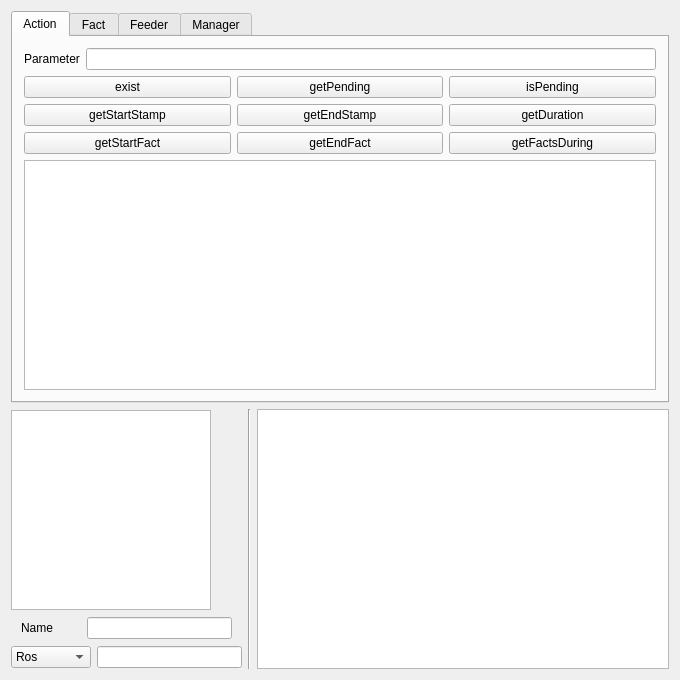
<?xml version="1.0" encoding="UTF-8"?>
<ui version="4.0">
 <class>mementarGUI</class>
 <widget class="QMainWindow" name="mementarGUI">
  <property name="geometry">
   <rect>
    <x>0</x>
    <y>0</y>
    <width>680</width>
    <height>680</height>
   </rect>
  </property>
  <property name="windowTitle">
   <string>mementarGUI</string>
  </property>
  <widget class="QWidget" name="centralWidget">
   <layout class="QVBoxLayout" name="verticalLayout_2">

    <!-- BEGIN TABS -->
    <item>
     <widget class="QTabWidget" name="static_tab_widget">
      <property name="currentIndex">
       <number>0</number>
      </property>

      <!-- BEGIN OF ACTION TAB -->
      <widget class="QWidget" name="ActionTab">
       <attribute name="title">
        <string>Action</string>
       </attribute>
       <layout class="QVBoxLayout" name="action_tab_layout">

        <item>
         <layout class="QHBoxLayout" name="action_parameter_layout">
          <item>
           <widget class="QLabel" name="action_parameter_label">
            <property name="text">
             <string>Parameter</string>
            </property>
           </widget>
          </item>
          <item>
           <widget class="QLineEditExtended" name="action_parameter_editline">
             <property name="whatsThis">
               <string>&lt;html&gt;&lt;head/&gt;&lt;body&gt;&lt;p&gt; Enter your parameters here.&lt;/p&gt;&lt;/body&gt;&lt;/html&gt;</string>
             </property>
           </widget>
          </item>
         </layout>
        </item>

        <item>
         <layout class="QHBoxLayout" name="action_functions_layer1_layout">
          <item>
           <widget class="QPushButtonExtended" name="action_exist_button">
            <property name="cursor">
             <cursorShape>PointingHandCursor</cursorShape>
            </property>
            <property name="whatsThis">
             <string>&lt;html&gt;&lt;head/&gt;&lt;body&gt;&lt;p&gt;&lt;span style=&quot; font-weight:600; font-style:italic;&quot;&gt;exist&lt;/span&gt; allows you to test whether the action provided in parameter exists in this timeline&lt;/p&gt;&lt;/body&gt;&lt;/html&gt;</string>
            </property>
            <property name="text">
             <string>exist</string>
            </property>
           </widget>
          </item>
          <item>
           <widget class="QPushButtonExtended" name="action_getPending_button">
            <property name="cursor">
             <cursorShape>PointingHandCursor</cursorShape>
            </property>
            <property name="whatsThis">
             <string>&lt;html&gt;&lt;head/&gt;&lt;body&gt;&lt;p&gt;&lt;span style=&quot; font-weight:600; font-style:italic;&quot;&gt;getPending&lt;/span&gt; will give you all the pending actions (i.e. started but not yet finished)&lt;/p&gt;&lt;/body&gt;&lt;/html&gt;</string>
            </property>
            <property name="text">
             <string>getPending</string>
            </property>
           </widget>
          </item>
          <item>
           <widget class="QPushButtonExtended" name="action_isPending_button">
            <property name="cursor">
             <cursorShape>PointingHandCursor</cursorShape>
            </property>
            <property name="whatsThis">
             <string>&lt;html&gt;&lt;head/&gt;&lt;body&gt;&lt;p&gt;&lt;span style=&quot; font-weight:600; font-style:italic;&quot;&gt;isPending&lt;/span&gt; allows you to test whether the action provided in parameter is pending (i.e. started but not yet finished)&lt;/p&gt;&lt;/body&gt;&lt;/html&gt;</string>
            </property>
            <property name="text">
             <string>isPending</string>
            </property>
           </widget>
          </item>
         </layout>
        </item>

        <item>
         <layout class="QHBoxLayout" name="action_functions_layer2_layout">
          <item>
           <widget class="QPushButtonExtended" name="action_getStartStamp_button">
            <property name="cursor">
             <cursorShape>PointingHandCursor</cursorShape>
            </property>
            <property name="whatsThis">
             <string>&lt;html&gt;&lt;head/&gt;&lt;body&gt;&lt;p&gt;&lt;span style=&quot; font-weight:600; font-style:italic;&quot;&gt;getStartStamp&lt;/span&gt; returns the timestamp of the start of the action provided in parameter&lt;/p&gt;&lt;/body&gt;&lt;/html&gt;</string>
            </property>
            <property name="text">
             <string>getStartStamp</string>
            </property>
           </widget>
          </item>
          <item>
           <widget class="QPushButtonExtended" name="action_getEndStamp_button">
            <property name="cursor">
             <cursorShape>PointingHandCursor</cursorShape>
            </property>
            <property name="whatsThis">
             <string>&lt;html&gt;&lt;head/&gt;&lt;body&gt;&lt;p&gt;&lt;span style=&quot; font-weight:600; font-style:italic;&quot;&gt;getEndStamp&lt;/span&gt; returns the timestamp of the end of the action provided in parameter&lt;/p&gt;&lt;/body&gt;&lt;/html&gt;</string>
            </property>
            <property name="text">
             <string>getEndStamp</string>
            </property>
           </widget>
          </item>
          <item>
           <widget class="QPushButtonExtended" name="action_getDuration_button">
            <property name="cursor">
             <cursorShape>PointingHandCursor</cursorShape>
            </property>
            <property name="whatsThis">
             <string>&lt;html&gt;&lt;head/&gt;&lt;body&gt;&lt;p&gt;&lt;span style=&quot; font-weight:600; font-style:italic;&quot;&gt;getDuration&lt;/span&gt; returns the duraction of the action provided in parameter&lt;/p&gt;&lt;/body&gt;&lt;/html&gt;</string>
            </property>
            <property name="text">
             <string>getDuration</string>
            </property>
           </widget>
          </item>
         </layout>
        </item>

        <item>
         <layout class="QHBoxLayout" name="action_functions_layer3_layout">
          <item>
           <widget class="QPushButtonExtended" name="action_getStartFact_button">
            <property name="cursor">
             <cursorShape>PointingHandCursor</cursorShape>
            </property>
            <property name="whatsThis">
             <string>&lt;html&gt;&lt;head/&gt;&lt;body&gt;&lt;p&gt;&lt;span style=&quot; font-weight:600; font-style:italic;&quot;&gt;getStartFact&lt;/span&gt; returns the identifier of the fact representing the start of the action provided as a parameter&lt;/p&gt;&lt;/body&gt;&lt;/html&gt;</string>
            </property>
            <property name="text">
             <string>getStartFact</string>
            </property>
           </widget>
          </item>
          <item>
           <widget class="QPushButtonExtended" name="action_getEndFact_button">
            <property name="cursor">
             <cursorShape>PointingHandCursor</cursorShape>
            </property>
            <property name="whatsThis">
             <string>&lt;html&gt;&lt;head/&gt;&lt;body&gt;&lt;p&gt;&lt;span style=&quot; font-weight:600; font-style:italic;&quot;&gt;getEndFact&lt;/span&gt; returns the identifier of the fact representing the end of the action provided as a parameter&lt;/p&gt;&lt;/body&gt;&lt;/html&gt;</string>
            </property>
            <property name="text">
             <string>getEndFact</string>
            </property>
           </widget>
          </item>
          <item>
           <widget class="QPushButtonExtended" name="action_getFactsDuring_button">
            <property name="cursor">
             <cursorShape>PointingHandCursor</cursorShape>
            </property>
            <property name="whatsThis">
             <string>&lt;html&gt;&lt;head/&gt;&lt;body&gt;&lt;p&gt;&lt;span style=&quot; font-weight:600; font-style:italic;&quot;&gt;getFactsDuring&lt;/span&gt; returns the identifiers of all the facts that took place during the execution of the action provided in parameter&lt;/p&gt;&lt;/body&gt;&lt;/html&gt;</string>
            </property>
            <property name="text">
             <string>getFactsDuring</string>
            </property>
           </widget>
          </item>
         </layout>
        </item>

        <item>
         <widget class="QTextEdit" name="action_description_textedit">
          <property name="verticalScrollBarPolicy">
           <enum>Qt::ScrollBarAlwaysOff</enum>
          </property>
          <property name="horizontalScrollBarPolicy">
           <enum>Qt::ScrollBarAlwaysOff</enum>
          </property>
          <property name="readOnly">
           <bool>true</bool>
          </property>
          <property name="textInteractionFlags">
           <set>Qt::NoTextInteraction</set>
          </property>
         </widget>
        </item>

       </layout>
      </widget>
      <!-- END OF ACTION TAB -->

      <!-- BEGIN OF FACT TAB -->
      <widget class="QWidget" name="FactTab">
       <attribute name="title">
        <string>Fact</string>
       </attribute>
       <layout class="QVBoxLayout" name="fact_tab_layout">

        <item>
         <layout class="QHBoxLayout" name="fact_parameter_layout">
          <item>
           <widget class="QLabel" name="fact_parameter_label">
            <property name="text">
             <string>Parameter</string>
            </property>
           </widget>
          </item>
          <item>
           <widget class="QLineEditExtended" name="fact_parameter_editline">
             <property name="whatsThis">
               <string>&lt;html&gt;&lt;head/&gt;&lt;body&gt;&lt;p&gt; Enter your parameters here.&lt;/p&gt;&lt;/body&gt;&lt;/html&gt;</string>
             </property>
           </widget>
          </item>
         </layout>
        </item>

        <item>
         <layout class="QHBoxLayout" name="fact_functions_layer1_layout">
          <item>
           <widget class="QPushButtonExtended" name="fact_exist_button">
            <property name="cursor">
             <cursorShape>PointingHandCursor</cursorShape>
            </property>
            <property name="whatsThis">
             <string>&lt;html&gt;&lt;head/&gt;&lt;body&gt;&lt;p&gt;&lt;span style=&quot; font-weight:600; font-style:italic;&quot;&gt;exist&lt;/span&gt; allows you to test whether the fact (fact id) provided in parameter exists in this timeline&lt;/p&gt;&lt;/body&gt;&lt;/html&gt;</string>
            </property>
            <property name="text">
             <string>exist</string>
            </property>
           </widget>
          </item>
          <item>
           <widget class="QPushButtonExtended" name="fact_getData_button">
            <property name="cursor">
             <cursorShape>PointingHandCursor</cursorShape>
            </property>
            <property name="whatsThis">
             <string>&lt;html&gt;&lt;head/&gt;&lt;body&gt;&lt;p&gt;&lt;span style=&quot; font-weight:600; font-style:italic;&quot;&gt;getData&lt;/span&gt; returns the fact as a triplet for the fact (fact id) provided in parameter&lt;/p&gt;&lt;/body&gt;&lt;/html&gt;</string>
            </property>
            <property name="text">
             <string>getData</string>
            </property>
           </widget>
          </item>
          <item>
           <widget class="QPushButtonExtended" name="fact_getStamp_button">
            <property name="cursor">
             <cursorShape>PointingHandCursor</cursorShape>
            </property>
            <property name="whatsThis">
             <string>&lt;html&gt;&lt;head/&gt;&lt;body&gt;&lt;p&gt;&lt;span style=&quot; font-weight:600; font-style:italic;&quot;&gt;getStamp&lt;/span&gt; returns the timestamp for the fact (fact id) provided in parameter&lt;/p&gt;&lt;/body&gt;&lt;/html&gt;</string>
            </property>
            <property name="text">
             <string>getStamp</string>
            </property>
           </widget>
          </item>
         </layout>
        </item>

        <item>
         <layout class="QHBoxLayout" name="fact_functions_layer2_layout">
          <item>
           <widget class="QPushButtonExtended" name="fact_isActionPart_button">
            <property name="cursor">
             <cursorShape>PointingHandCursor</cursorShape>
            </property>
            <property name="whatsThis">
             <string>&lt;html&gt;&lt;head/&gt;&lt;body&gt;&lt;p&gt;&lt;span style=&quot; font-weight:600; font-style:italic;&quot;&gt;isActionPart&lt;/span&gt; allows you to test whether the fact (fact id) provided in parameter is part of an action.&lt;/p&gt;&lt;/body&gt;&lt;/html&gt;</string>
            </property>
            <property name="text">
             <string>isActionPart</string>
            </property>
           </widget>
          </item>
          <item>
           <widget class="QPushButtonExtended" name="fact_getActionPart_button">
            <property name="cursor">
             <cursorShape>PointingHandCursor</cursorShape>
            </property>
            <property name="whatsThis">
             <string>&lt;html&gt;&lt;head/&gt;&lt;body&gt;&lt;p&gt;&lt;span style=&quot; font-weight:600; font-style:italic;&quot;&gt;getActionPart&lt;/span&gt; returns the action to which the fact (fact id) provided in parameter refers&lt;/p&gt;&lt;/body&gt;&lt;/html&gt;</string>
            </property>
            <property name="text">
             <string>getActionPart</string>
            </property>
           </widget>
          </item>
         </layout>
        </item>

        <item>
         <widget class="QTextEdit" name="fact_description_textedit">
          <property name="verticalScrollBarPolicy">
           <enum>Qt::ScrollBarAlwaysOff</enum>
          </property>
          <property name="horizontalScrollBarPolicy">
           <enum>Qt::ScrollBarAlwaysOff</enum>
          </property>
          <property name="readOnly">
           <bool>true</bool>
          </property>
          <property name="textInteractionFlags">
           <set>Qt::NoTextInteraction</set>
          </property>
         </widget>
        </item>

       </layout>
      </widget>
      <!-- END OF FACT TAB -->

      <!-- BEGIN OF FEEDER TAB -->
      <widget class="QWidget" name="FeederTab">
       <attribute name="title">
        <string>Feeder</string>
       </attribute>
       <layout class="QHBoxLayout" name="feeder_tab_layout">
        <item>
         <layout class="QVBoxLayout" name="feeder_left_part_layout">
           <item>
             <layout class="QHBoxLayout" name="horizontalLayout_feeder_subject">

               <item >
                <widget class="QLabel" name="label_feeder_subject">
                  <property name="minimumSize">
                   <size>
                    <width>130</width>
                    <height>30</height>
                   </size>
                  </property>
                  <property name="maximumSize">
                   <size>
                    <width>130</width>
                    <height>30</height>
                   </size>
                  </property>
                 <property name="sizePolicy">
                  <sizepolicy hsizetype="Preferred" vsizetype="Preferred">
                   <horstretch>0</horstretch>
                   <verstretch>0</verstretch>
                  </sizepolicy>
                 </property>
                 <property name="text">
                  <string>Subject / Action : </string>
                 </property>
                </widget>
               </item>

               <item>
                <widget class="QLineEdit" name="feeder_subject_editline">
                 </widget>
               </item>

             </layout>
           </item>

           <item>
             <layout class="QHBoxLayout" name="horizontalLayout_feeder_property">

               <item >
                <widget class="QLabel" name="label_feeder_property">
                  <property name="minimumSize">
                   <size>
                    <width>130</width>
                    <height>30</height>
                   </size>
                  </property>
                  <property name="maximumSize">
                   <size>
                    <width>130</width>
                    <height>30</height>
                   </size>
                  </property>
                 <property name="sizePolicy">
                  <sizepolicy hsizetype="Preferred" vsizetype="Preferred">
                   <horstretch>0</horstretch>
                   <verstretch>0</verstretch>
                  </sizepolicy>
                 </property>
                 <property name="text">
                  <string>Property : </string>
                 </property>
                </widget>
               </item>

               <item>
                <widget class="QLineEdit" name="feeder_property_editline">
                 </widget>
               </item>

             </layout>
           </item>

           <item>
             <layout class="QHBoxLayout" name="horizontalLayout_feeder_object">

               <item >
                <widget class="QLabel" name="label_feeder_object">
                  <property name="minimumSize">
                   <size>
                    <width>130</width>
                    <height>30</height>
                   </size>
                  </property>
                  <property name="maximumSize">
                   <size>
                    <width>130</width>
                    <height>30</height>
                   </size>
                  </property>
                 <property name="sizePolicy">
                  <sizepolicy hsizetype="Preferred" vsizetype="Preferred">
                   <horstretch>0</horstretch>
                   <verstretch>0</verstretch>
                  </sizepolicy>
                 </property>
                 <property name="text">
                  <string>Object : </string>
                 </property>
                </widget>
               </item>

               <item>
                <widget class="QLineEdit" name="feeder_object_editline">
                 </widget>
               </item>

             </layout>
           </item>

           <item>
            <widget class="QPushButtonExtended" name="feeder_add_start_button">
             <property name="text">
              <string>ADD / START</string>
             </property>
            </widget>
           </item>

           <item>
            <widget class="QPushButtonExtended" name="feeder_remove_end_button">
             <property name="text">
              <string>REMOVE / END</string>
             </property>
            </widget>
           </item>

           <item>
            <widget class="Line" name="line4">
             <property name="frameShadow">
              <enum>QFrame::Plain</enum>
             </property>
             <property name="lineWidth">
              <number>100</number>
             </property>
             <property name="orientation">
              <enum>Qt::Horizontal</enum>
             </property>
            </widget>
           </item>

           <item>
            <widget class="QLineEdit" name="feeder_commit_name_editline">
             </widget>
           </item>

           <item>
            <widget class="QPushButtonExtended" name="feeder_commit_button">
             <property name="text">
              <string>Commit</string>
             </property>
            </widget>
           </item>

           <item>
            <widget class="QPushButtonExtended" name="feeder_checkout_button">
             <property name="text">
              <string>Checkout</string>
             </property>
            </widget>
           </item>

         </layout>
        </item>

        <item>
         <widget class="QTextEdit" name="feeder_info_edittext">
          <property name="maximumSize">
           <size>
            <width>350</width>
            <height>16777215</height>
           </size>
          </property>
          <property name="readOnly">
           <bool>true</bool>
          </property>
          <property name="cursorWidth">
           <number>1</number>
          </property>
          <property name="textInteractionFlags">
           <set>Qt::NoTextInteraction</set>
          </property>
         </widget>
        </item>
       </layout>
      </widget>
      <!-- END OF FEEDER TAB -->

      <!-- BEGIN OF MANAGER TAB -->
      <widget class="QWidget" name="ManagerTab">
       <attribute name="title">
        <string>Manager</string>
       </attribute>
       <layout class="QHBoxLayout" name="manager_tab_layout">
        <item>
         <layout class="QVBoxLayout" name="manager_left_part_layout">

          <item >
           <widget class="QLabel" name="label_manager_header">
            <property name="sizePolicy">
             <sizepolicy hsizetype="Preferred" vsizetype="Minimum">
              <horstretch>0</horstretch>
              <verstretch>0</verstretch>
             </sizepolicy>
            </property>
            <property name="text">
             <string>This second can only be used with the "mementar_multi" executable</string>
            </property>
            <property name="wordWrap">
             <bool>true</bool>
            </property>
            <property name="alignment">
             <set>Qt::AlignCenter</set>
            </property>
           </widget>
          </item>

         <item>
          <widget class="QPushButtonExtended" name="manager_add_instance_button">
           <property name="text">
            <string>ADD(name) / COPY(dest=src)</string>
           </property>
          </widget>
         </item>

         <item>
          <widget class="QPushButtonExtended" name="manager_delete_instance_button">
           <property name="text">
            <string>DELETE(name)</string>
           </property>
          </widget>
         </item>

          <item>
           <widget class="QLineEdit" name="manager_instance_name_editline">
            </widget>
          </item>

          <item >
           <widget class="QLabel" name="label_manager_spacer_0">
           </widget>
          </item>

           <item>
            <widget class="Line" name="manager_delimiter_0">
             <property name="frameShadow">
              <enum>QFrame::Plain</enum>
             </property>
             <property name="lineWidth">
              <number>100</number>
             </property>
             <property name="orientation">
              <enum>Qt::Horizontal</enum>
             </property>
            </widget>
           </item>

           <item >
            <widget class="QLabel" name="label_manager_spacer_1">
            </widget>
           </item>

           <item>
             <layout class="QHBoxLayout" name="manager_save_layout">

               <item>
                 <widget class="QPushButtonExtended" name="manager_save_button">
                   <property name="geometry">
                    <rect>
                     <width>20</width>
                     <height>20</height>
                    </rect>
                   </property>
                   <property name="icon">
                    <iconset>
                     <activeon>:/darkstyle/icon_save.png</activeon>
                    </iconset>
                   </property>
                  </widget>
               </item>

               <item>
                <widget class="QLineEdit" name="manager_save_path_editline">
                 </widget>
               </item>

             </layout>
           </item>

           <item>
             <layout class="QHBoxLayout" name="manager_draw_layout">

               <item>
                 <widget class="QPushButtonExtended" name="manager_draw_button">
                   <property name="geometry">
                    <rect>
                     <width>20</width>
                     <height>20</height>
                    </rect>
                   </property>
                   <property name="icon">
                    <iconset>
                     <activeon>:/darkstyle/icon_draw.png</activeon>
                    </iconset>
                   </property>
                  </widget>
               </item>

               <item>
                <widget class="QLineEdit" name="manager_draw_path_editline">
                 </widget>
               </item>

             </layout>
           </item>

          <item>
            <widget class="QPushButtonExtended" name="manager_refresh_button">
              <property name="geometry">
               <rect>
                <width>20</width>
                <height>20</height>
               </rect>
              </property>
              <property name="icon">
               <iconset>
                <activeon>:/darkstyle/icon_refresh.png</activeon>
               </iconset>
              </property>
             </widget>
          </item>

         </layout>
        </item>

        <item>
         <widget class="QTextEdit" name="manager_instances_list_edittext">
          <property name="maximumSize">
           <size>
            <width>250</width>
            <height>16777215</height>
           </size>
          </property>
          <property name="readOnly">
           <bool>true</bool>
          </property>
          <property name="cursorWidth">
           <number>1</number>
          </property>
          <property name="textInteractionFlags">
           <set>Qt::NoTextInteraction</set>
          </property>
         </widget>
        </item>
       </layout>
      </widget>
      <!-- END OF MANAGER TAB -->

     </widget>
    </item>
    <!-- END TABS -->

    <!-- BEGIN OF BOTTOM STATIC CONTENT -->
    <item>
     <layout class="QHBoxLayout" name="static_layout">
      <item>
       <layout class="QVBoxLayout" name="static_left_part_layout">

        <item>
         <widget class="QTextEdit" name="static_info_area">
          <property name="minimumSize">
           <size>
            <width>150</width>
            <height>0</height>
           </size>
          </property>
          <property name="maximumSize">
           <size>
            <width>200</width>
            <height>200</height>
           </size>
          </property>
          <property name="readOnly">
           <bool>true</bool>
          </property>
          <property name="html">
           <string>&lt;!DOCTYPE HTML PUBLIC &quot;-//W3C//DTD HTML 4.0//EN&quot; &quot;http://www.w3.org/TR/REC-html40/strict.dtd&quot;&gt;
                    &lt;html&gt;&lt;head&gt;&lt;meta name=&quot;qrichtext&quot; content=&quot;1&quot; /&gt;&lt;style type=&quot;text/css&quot;&gt;
                    p, li { white-space: pre-wrap; }
                    &lt;/style&gt;&lt;/head&gt;&lt;body style=&quot; font-family:'Noto Sans'; font-size:9pt; font-weight:400; font-style:normal;&quot;&gt;
                    &lt;p style=&quot;-qt-paragraph-type:empty; margin-top:0px; margin-bottom:0px; margin-left:0px; margin-right:0px; -qt-block-indent:0; text-indent:0px;&quot;&gt;&lt;br /&gt;&lt;/p&gt;&lt;/body&gt;&lt;/html&gt;</string>
          </property>
         </widget>
        </item>

        <item>
         <layout class="QHBoxLayout" name="static_instance_name_layout">
          <item>
           <widget class="QLabel" name="label_static_instance_name">
            <property name="text">
             <string>Name</string>
            </property>
            <property name="maximumSize">
             <size>
              <width>50</width>
              <height>16777215</height>
             </size>
            </property>
           </widget>
          </item>
          <item>
           <widget class="QLineEdit" name="static_instance_name_editline">
             <property name="maximumSize">
              <size>
               <width>145</width>
               <height>16777215</height>
              </size>
             </property>
            </widget>
          </item>
         </layout>
        </item>

        <item>
          <layout class="QHBoxLayout" name="static_time_source_layout">
            <item>
              <widget class="QComboBox" name="static_time_source_combobox" >
                <property name="maximumSize">
                 <size>
                  <width>80</width>
                  <height>16777215</height>
                 </size>
                </property>
                <item>
                  <property name="text" >
                    <string>Ros</string>
                  </property>
                </item>
                <item>
                  <property name="text" >
                    <string>Epoch</string>
                  </property>
                </item>
                <item>
                  <property name="text" >
                    <string>Manual</string>
                  </property>
                </item>
              </widget>
            </item>
            <item>
             <widget class="QLineEdit" name="static_current_time_editline">
               <property name="maximumSize">
                <size>
                 <width>145</width>
                 <height>16777215</height>
                </size>
               </property>
              </widget>
            </item>
          </layout>
        </item>

       </layout>
      </item>

      <item>
       <widget class="Line" name="static_vertical_delimiter">
        <property name="sizePolicy">
         <sizepolicy hsizetype="Fixed" vsizetype="Preferred">
          <horstretch>0</horstretch>
          <verstretch>0</verstretch>
         </sizepolicy>
        </property>
        <property name="orientation">
         <enum>Qt::Vertical</enum>
        </property>
       </widget>
      </item>

      <item>
       <widget class="QTextEdit" name="static_result_editext">
        <property name="maximumSize">
         <size>
          <width>16777215</width>
          <height>260</height>
         </size>
        </property>
        <property name="readOnly">
         <bool>true</bool>
        </property>
       </widget>
      </item>

     </layout>
    </item>
    <!-- END OF BOTTOM STATIC CONTENT -->

   </layout>
  </widget>

 </widget>

 <layoutdefault spacing="6" margin="11"/>
 <customwidgets>
  <customwidget>
   <class>QPushButtonExtended</class>
   <extends>QPushButton</extends>
   <header>include/mementar/graphical/mementarGUI/QPushButtonExtended.h</header>
  </customwidget>
  <customwidget>
   <class>QCheckBoxExtended</class>
   <extends>QCheckBox</extends>
   <header>include/mementar/graphical/mementarGUI/QCheckBoxExtended.h</header>
  </customwidget>
  <customwidget>
   <class>QLineEditExtended</class>
   <extends>QLineEdit</extends>
   <header>include/mementar/graphical/mementarGUI/QLineEditExtended.h</header>
  </customwidget>
 </customwidgets>
 <resources/>
 <connections/>
</ui>
